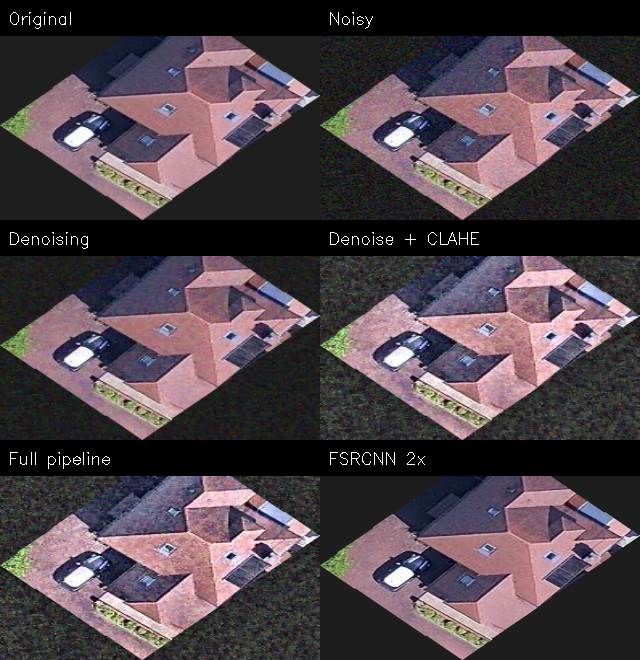
#> input picture comparison_grid.png, 640 x 660 px; its folder holds only this picture in this run
$ python enhance.py --input comparison_grid.png --output out.png
#> lines starting #> are read from the running program, lines starting #| are printed output that depends on the picture
#> in main, image is the input picture: shape (660, 640, 3); mean B, G, R 73.3, 66.8, 78.2

from pathlib import Path
import argparse

# pyrefly: ignore [missing-import]
import cv2

def enhance_super_resolution(image, model_path):
    """Upscale a BGR image by 2x using pretrained FSRCNN."""
    if not hasattr(cv2, "dnn_superres"):
        raise RuntimeError(
            "dnn_superres is unavailable. Check your OpenCV installation."
        )

    sr = cv2.dnn_superres.DnnSuperResImpl_create()
    sr.readModel(str(model_path))
    sr.setModel("fsrcnn", 2)

    return sr.upsample(image)


def enhance_classical(image):
    denoised = cv2.bilateralFilter(
        image, d=5, sigmaColor=30, sigmaSpace=30
    )

    lab = cv2.cvtColor(denoised, cv2.COLOR_BGR2LAB)
#> lab: shape (660, 640, 3); mean of channels 0, 1, 2 73.2, 133.9, 126
    lightness, a, b = cv2.split(lab)
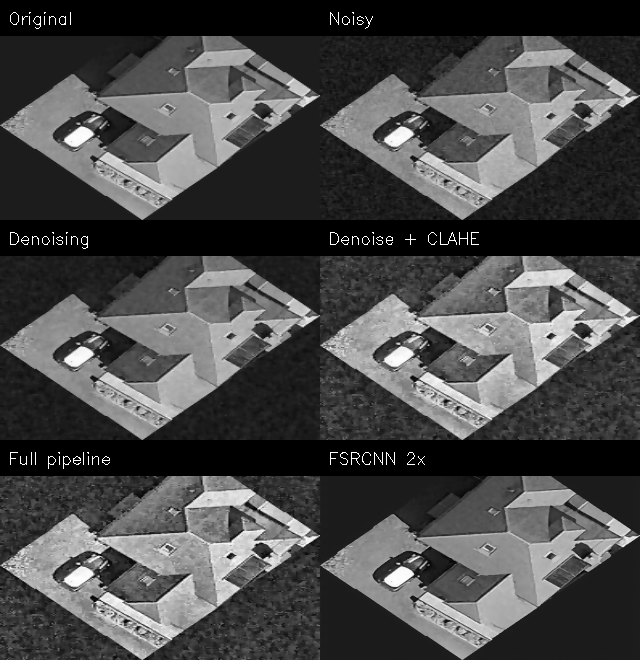
#> lightness: shape (660, 640); min 0, max 255, mean 73.2
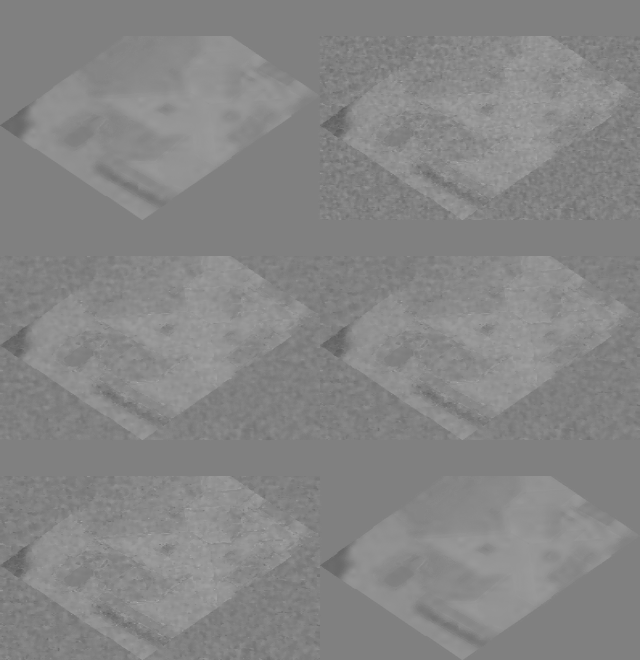
#> a: shape (660, 640); min 93, max 177, mean 133.9
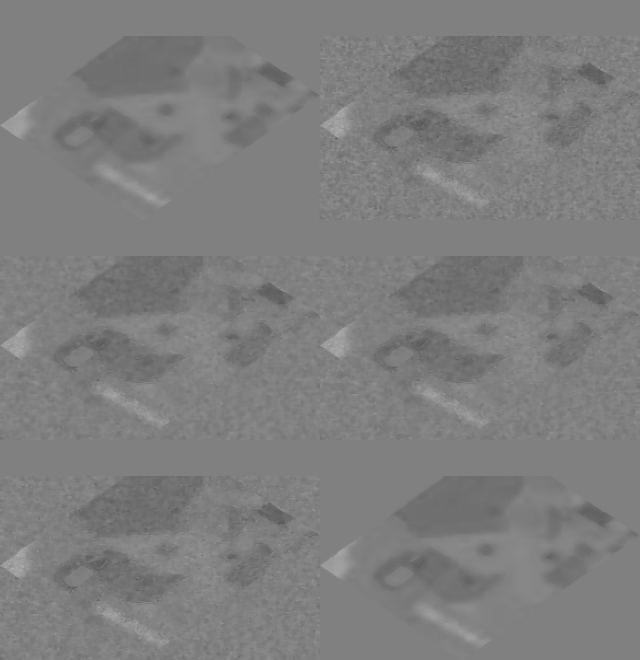
#> b: shape (660, 640); min 83, max 176, mean 126

    clahe = cv2.createCLAHE(
        clipLimit=2.0, tileGridSize=(8, 8)
    )
    lightness = clahe.apply(lightness)
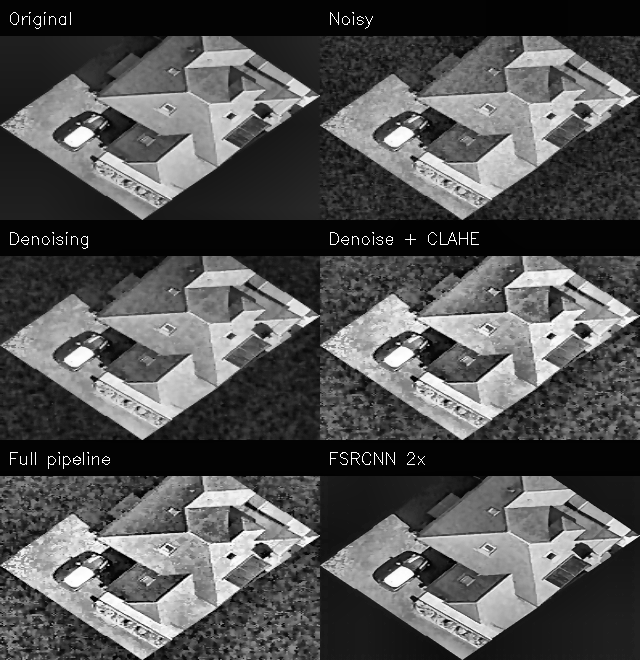
#> lightness: shape (660, 640); min 0, max 255, mean 82.6

    merged = cv2.merge((lightness, a, b))
#> merged: shape (660, 640, 3); mean of channels 0, 1, 2 82.6, 133.9, 126
    contrast = cv2.cvtColor(merged, cv2.COLOR_LAB2BGR)
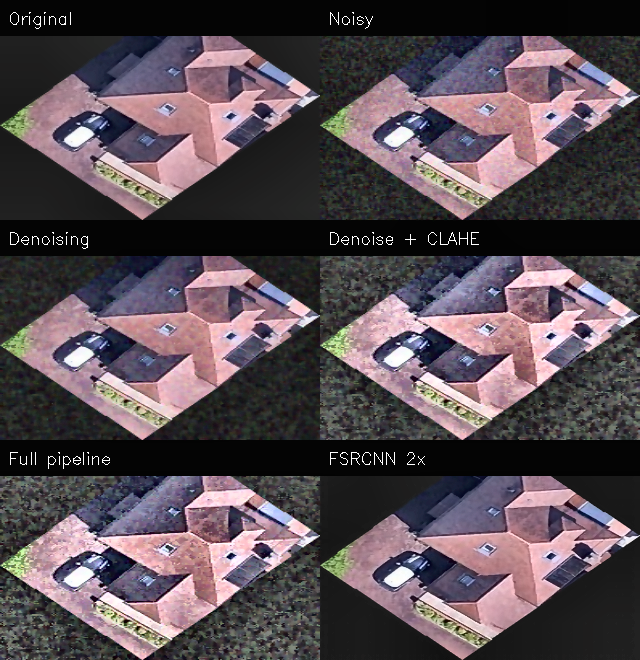
#> contrast: shape (660, 640, 3); mean B, G, R 82.7, 76.2, 87.6

    blurred = cv2.GaussianBlur(contrast, (0, 0), sigmaX=1.0)
    return cv2.addWeighted(contrast, 1.2, blurred, -0.2, 0)
def main():
    parser = argparse.ArgumentParser(
        description="Enhance satellite images using classical CV or super-resolution."
    )
    parser.add_argument("--input", required=True)
    parser.add_argument("--output", required=True)
    parser.add_argument(
        "--method",
        choices=["classical", "sr"],
        default="classical"
    )
    parser.add_argument(
        "--model",
        default="Models/FSRCNN_x2.pb"
    )
    args = parser.parse_args()

    input_path = Path(args.input)
    output_path = Path(args.output)
    model_path = Path(args.model)

    output_path.mkdir(parents=True, exist_ok=True)

    extensions = {".jpg", ".jpeg", ".png"}

    if input_path.is_file():
        image_paths = [input_path]
    elif input_path.is_dir():
        image_paths = sorted(
            p for p in input_path.iterdir()
            if p.is_file() and p.suffix.lower() in extensions
        )
    else:
        raise FileNotFoundError(
            f"Input path does not exist: {input_path}"
        )

    if not image_paths:
        raise FileNotFoundError(
            f"No supported images found at: {input_path}"
        )

    if args.method == "sr" and not model_path.is_file():
        raise FileNotFoundError(
            f"Super-resolution model not found: {model_path}"
        )

    for path in image_paths:
        image = cv2.imread(str(path))

        if image is None:
            print(f"Skipping unreadable image: {path.name}")
            continue

        if args.method == "classical":
            result = enhance_classical(image)
        else:
            result = enhance_super_resolution(image, model_path)

        output_file = output_path / f"{path.stem}_{args.method}.png"

        if cv2.imwrite(str(output_file), result):
            print(f"Enhanced: {path.name} -> {output_file}")
            print(f"Output dimensions: {result.shape[1]} x {result.shape[0]}")
#| Output dimensions: 640 x 660
        else:
            print(f"Failed to save: {output_file}")


if __name__ == "__main__":
    main()
